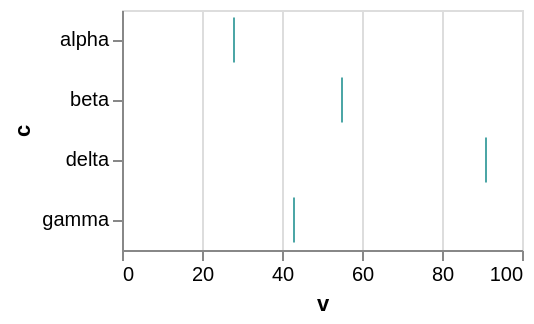

Express this chart as Vega-Lite.
### Vega-Lite specification from a JSON file in a GitHub repository (floating-point values rounded to 4 significant figures)
{"$schema": "https://vega.github.io/schema/vega-lite/v6.json", "width": 200, "height": 120, "data": {"values": [{"c": "alpha", "v": 28, "w": 3, "t": "2024-01-07"}, {"c": "beta", "v": 55, "w": 7, "t": "2024-03-19"}, {"c": "gamma", "v": 43, "w": 5, "t": "2024-06-02"}, {"c": "delta", "v": 91, "w": 9, "t": "2024-09-11"}]}, "mark": "tick", "encoding": {"x": {"field": "v", "type": "quantitative"}, "y": {"field": "c", "type": "nominal"}}, "config": {"tick": {"color": "teal"}}}
